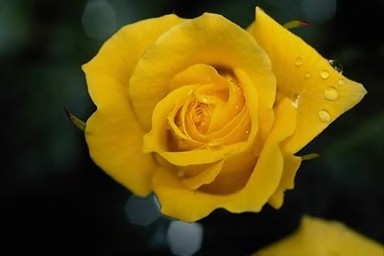
#> input picture sample_flower.jpg, 384 x 256 px, found by its file name
$ python image_colour_features.py
#> lines starting #> are read from the running program, lines starting #| are printed output that depends on the picture
# -*- coding: utf-8 -*-
"""Image_Colour_Features.ipynb

Automatically generated by Colab.

Original file is located at
    https://colab.research.google.com/drive/1dg4UT_CtcdqoX8JAi-X1Yi4Op7wrYwIu

# Week 4: Colour Space and Histogram

Colour space and histogram are fundamental concepts in computer vision that play crucial roles in image processing and analysis. These tools enable machines to interpret and manipulate visual information effectively.

**Colour Space**

A colour space is a specific organisation of colours that allows for consistent representations across devices. Common colour spaces include:

- RGB (Red, Green, Blue): Used in digital displays
- HSV (Hue, Saturation, Value): Intuitive for human perception
- CMYK (Cyan, Magenta, Yellow, Key/Black): Used in printing

In computer vision, different colour spaces can highlight various aspects of an image, making certain operations more efficient or effective.

**Histogram**

A histogram is a graphical representation of the distribution of pixel intensities in an image. In the context of colour images, histograms can be created for each colour channel separately or as a combined representation.

Key uses of histograms in computer vision include:

- Image enhancement: Adjusting contrast and brightness
- Thresholding: Separating objects from backgrounds
- Feature extraction: Identifying unique characteristics of images

**Applications in Computer Vision**

The combination of colour space manipulation and histogram analysis enables various computer vision tasks:

- Object detection and recognition
- Image segmentation
- Color-based tracking
- Image retrieval

By leveraging these tools, computer vision systems can process and understand visual data more effectively, leading to advancements in fields such as autonomous vehicles, medical imaging, and facial recognition.

## Task 1: RGB Colour Space

Starting this week, we recommend using Matplotlib to display plots and images, as it offers more customisable functions. Today, you'll see a demonstration on how to use customization to generate plots for information visualisation.

✅ Read a sample flower image by using `cv2.imread` function


✅ Check the data format of the image, what size is it?
>A colour image is represented as a 3D matrix because it contains three colour channels: Red, Green, and Blue (RGB). Each channel represents the intensity of that particular colour for each pixel in the image:
>
>- Width: Represents the horizontal dimension of the image
>- Height: Represents the vertical dimension of the image
>- Depth: Represents the three color channels (R, G, B)
>
>So, for each pixel in the image, there are three values corresponding to the intensity of red, green, and blue. This three-dimensional structure allows for the representation of a wide range of colours by combining different intensities of these primary colours.
>
> ❗ In computer vision, understanding this 3D matrix structure is crucial for various tasks such as image processing, colour-based object detection, and image segmentation.

✅ OpenCV have a different order for colour channel, instead of R,G,B, they use B,G,R. which sometimes cause issues with other libraries (such as Matplotlib). To fix it, you can conver the colour space from BGR to RGB by using `cv2.cvtColor()` function [Click here for more details](https://www.geeksforgeeks.org/python-opencv-cv2-cvtcolor-method/)
"""

import cv2
import matplotlib.pyplot as plt
sample_img = cv2.imread(r'D:\SHU\ML_lab\lab4_image_color_featuring\sample_flower.jpg')
#> sample_img is the input picture: shape (256, 384, 3); mean B, G, R 14.1, 75.8, 95.2
# converted_img = cv2.cvtColor(sample_img, cv2.COLOR_BGR2RGB)
converted_img = cv2.cvtColor(sample_img, 4)
# cv2.imshow("converted img", converted_img)
cv2.waitKey(0)

"""✅ After changing the channel order from BGR to RGB, create three separate images to store the R, G, and B channel images using list indexing and slicing."""


import numpy as np
img_shape= converted_img.shape
#> img_shape = (256, 384, 3)
print("Image Shape ", img_shape)
#| Image Shape  (256, 384, 3)

red_channel = sample_img[:, :, 0]
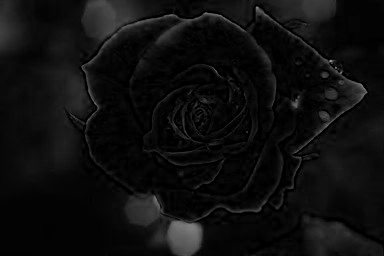
#> red_channel: shape (256, 384); min 0, max 158, mean 14.1
green_channel = sample_img[:, :, 1]
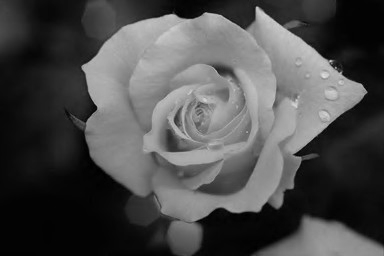
#> green_channel: shape (256, 384); min 0, max 223, mean 75.8
blue_channel = sample_img[:, :, 2]
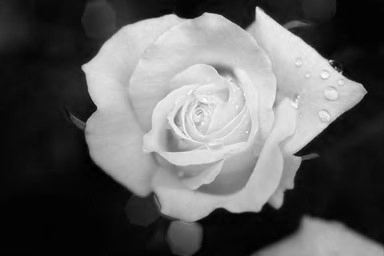
#> blue_channel: shape (256, 384); min 0, max 255, mean 95.2
cv2.imshow("red channel", red_channel)
cv2.imshow("green channel", green_channel)
cv2.imshow("blue channel", blue_channel)
# plt.imshow(red_channel)
# plt.show()
cv2.waitKey(0)


"""## Live Demo: Using Matplotlib to Generate Customised Plots"""

# plt.figure
fig,axes = plt.subplots(1, 3, figsize=(10, 5))
axes[0].imshow(red_channel, cmap='Reds')
axes[0].set_title('Red Channel')
axes[1].imshow(green_channel, cmap='Greens')
axes[1].set_title('Green Channel')
axes[2].imshow(blue_channel, cmap='Blues')
axes[2].set_title('Blue Channel')
plt.show()
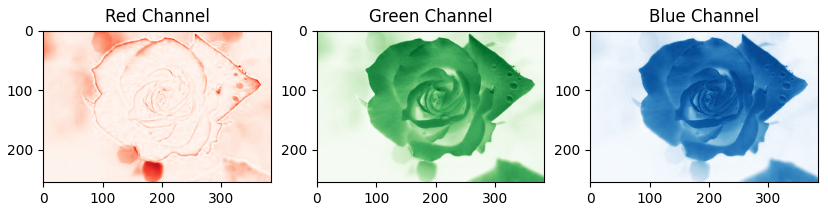
#> figure drawn by matplotlib, 3 panels
cv2.waitKey(0)


"""## Task 3: RGB Histogram

✅ Use `cv2.calcHist()` to generate histogram for each image (R, G and B) [Click here for more details](https://www.geeksforgeeks.org/python-opencv-cv2-calchist-method/)

✅ Create a 1 by 3 subplot for three histograms. You can use Matplotlibs plot function for that [click here for more details](https://matplotlib.org/stable/api/_as_gen/matplotlib.pyplot.plot.html

✅ You can customise the plots, do some self-study and create a suitable plot as image histogram

"""


"""## Task 4: HSV Colour Space and histogram

✅ Use `cv2.cvtColor()` to convert the color space from RGB to HSV.

✅ (Optional) Create your own RGB2HSV function from scratch based on the lecture content.

✅ Create three separate channels (H, S, and V) for the image, similar to the RGB image.

✅ Display the channel images in a 1 by 3 subplot, using suitable color maps to represent the information.

✅ Display histograms of each channel in a 1 by 3 subplot


"""


"""## Task 5: Compare the similarity of histograms

### Why Compare Histograms?

- Image Similarity: To determine how similar two images are in terms of color distribution.
- Object Recognition: To identify objects based on their color characteristics.
- Image Retrieval: To find images with similar content in large databases.
- Tracking: To track objects across video frames by comparing color histograms.

### How to Compare Histograms

There are several methods to compare histograms:

- **Correlation:** Measures the correlation between two histograms. Range: [-1, 1], where 1 is a perfect match.
- **Chi-Square:** Calculates the chi-square distance between histograms. Range: [0, ∞), where 0 is a perfect match.
- **Bhattacharyya Distance:** Measures the similarity of two probability distributions. Range: [0, 1], where 0 is a perfect match.

In OpenCV, you can use the `cv2.compareHist()` function to compare histograms using these methods.

✅ Do a research on each methods to compare histograms

✅ Implement some of your research and compare above histograms. For example, how similar between R and G channle?

> This is the warm up pratice for next week's project - image segmentation.
"""
